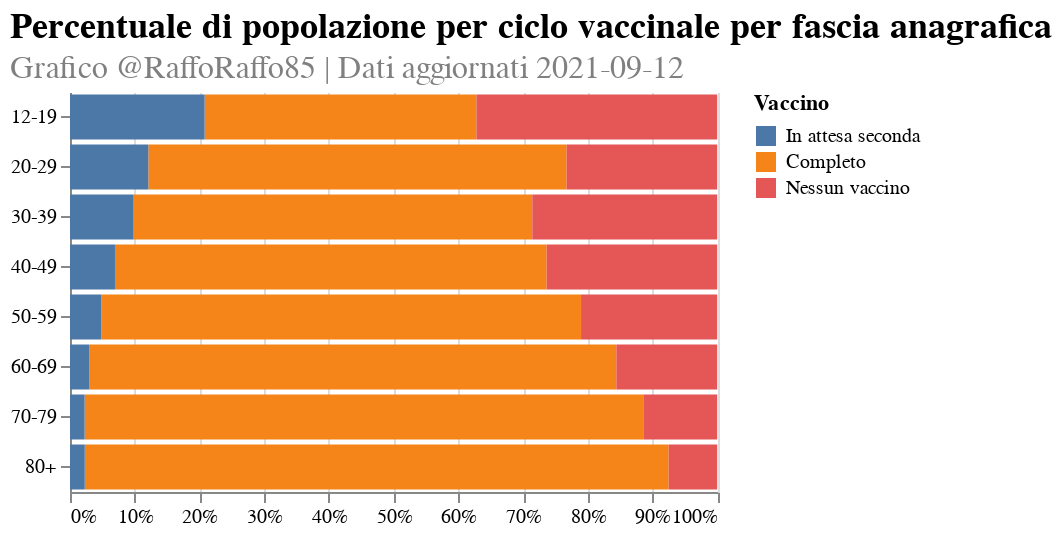

Notebook cell for this chart:
### Markdown cell above
# Share vaccinated by age overall

### Code cell
# Share vaccinated by age overall
str_rename = {'share_ciclo_completo': 'Completo', 'share_solo_prima': 'In attesa seconda', 'share_missing': 'Nessun vaccino'}.get
order_rename = {'share_ciclo_completo': 1, 'share_solo_prima': 0, 'share_missing': 2}.get
plt_share_vacc_overall_df = (
    regional_age_df
    .groupby('fascia_anagrafica')
    [['ciclo_completo', 'solo_prima', 'in_attesa_seconda', 'totale_popolazione']]
    .sum()
    .reset_index()
    .assign(share_solo_prima=lambda x: x.in_attesa_seconda/x.totale_popolazione)
    .assign(share_ciclo_completo=lambda x: x.ciclo_completo/x.totale_popolazione)
    .assign(share_missing=lambda x: 1 - x.share_solo_prima - x.share_ciclo_completo)
    .melt(
        id_vars=['fascia_anagrafica'],
        value_vars=['share_ciclo_completo', 'share_solo_prima', 'share_missing']
    )
    .assign(Vaccino=lambda x: x.variable.apply(str_rename))
    .assign(order=lambda x: x.variable.apply(order_rename))
)
plot_title = alt.TitleParams(
    "Percentuale di popolazione per ciclo vaccinale per fascia anagrafica",
    fontSize=18,
    subtitle=[FOOTNOTE],
    subtitleColor='grey', subtitleFontSize=16,
    align='left', anchor='start'
)
(
    alt.Chart(plt_share_vacc_overall_df, title=plot_title)
    .mark_bar()
    .encode(
        x=alt.X('value:Q', stack='zero', axis=alt.Axis(format='.0%'), title=''),
        y=alt.Y('fascia_anagrafica:N', title=''),
        color=alt.Color('Vaccino:N', sort=alt.EncodingSortField('order', order='ascending')),
        order='order',
        tooltip=[
            alt.Tooltip('fascia_anagrafica:N', title='Fascia anagrafica'),
            alt.Tooltip('Vaccino:N', title='Vaccino'),
            alt.Tooltip('value:Q', format='.1%', title='Popolazione vaccinata')
        ]
    )
    .properties(width=200*golden, height=200)
    .configure_view(strokeOpacity=0)
)

### Figure 1 — Vega-Lite specification as saved in the notebook (floating-point values rounded to 4 significant figures)
{"config": {"view": {"continuousWidth": 400, "continuousHeight": 300, "strokeOpacity": 0}}, "data": {"name": "data-36e94545e4ef373efcb05ffadacb205d"}, "mark": "bar", "encoding": {"color": {"type": "nominal", "field": "Vaccino", "sort": {"field": "order", "order": "ascending"}}, "order": {"type": "quantitative", "field": "order"}, "tooltip": [{"type": "nominal", "field": "fascia_anagrafica", "title": "Fascia anagrafica"}, {"type": "nominal", "field": "Vaccino", "title": "Vaccino"}, {"type": "quantitative", "field": "value", "format": ".1%", "title": "Popolazione vaccinata"}], "x": {"type": "quantitative", "axis": {"format": ".0%"}, "field": "value", "stack": "zero", "title": ""}, "y": {"type": "nominal", "field": "fascia_anagrafica", "title": ""}}, "height": 200, "title": {"text": "Percentuale di popolazione per ciclo vaccinale per fascia anagrafica", "align": "left", "anchor": "start", "fontSize": 18, "subtitle": ["Grafico @RaffoRaffo85 | Dati aggiornati 2021-09-12"], "subtitleColor": "grey", "subtitleFontSize": 16}, "width": 323.6, "$schema": "https://vega.github.io/schema/vega-lite/v4.8.1.json", "datasets": {"data-36e94545e4ef373efcb05ffadacb205d": [{"fascia_anagrafica": "12-19", "variable": "share_ciclo_completo", "value": 0.42, "Vaccino": "Completo", "order": 1}, {"fascia_anagrafica": "20-29", "variable": "share_ciclo_completo", "value": 0.6462, "Vaccino": "Completo", "order": 1}, {"fascia_anagrafica": "30-39", "variable": "share_ciclo_completo", "value": 0.616, "Vaccino": "Completo", "order": 1}, {"fascia_anagrafica": "40-49", "variable": "share_ciclo_completo", "value": 0.6669, "Vaccino": "Completo", "order": 1}, {"fascia_anagrafica": "50-59", "variable": "share_ciclo_completo", "value": 0.7413, "Vaccino": "Completo", "order": 1}, {"fascia_anagrafica": "60-69", "variable": "share_ciclo_completo", "value": 0.814, "Vaccino": "Completo", "order": 1}, {"fascia_anagrafica": "70-79", "variable": "share_ciclo_completo", "value": 0.8632, "Vaccino": "Completo", "order": 1}, {"fascia_anagrafica": "80+", "variable": "share_ciclo_completo", "value": 0.9021, "Vaccino": "Completo", "order": 1}, {"fascia_anagrafica": "12-19", "variable": "share_solo_prima", "value": 0.208, "Vaccino": "In attesa seconda", "order": 0}, {"fascia_anagrafica": "20-29", "variable": "share_solo_prima", "value": 0.1211, "Vaccino": "In attesa seconda", "order": 0}, {"fascia_anagrafica": "30-39", "variable": "share_solo_prima", "value": 0.09828, "Vaccino": "In attesa seconda", "order": 0}, {"fascia_anagrafica": "40-49", "variable": "share_solo_prima", "value": 0.06949, "Vaccino": "In attesa seconda", "order": 0}, {"fascia_anagrafica": "50-59", "variable": "share_solo_prima", "value": 0.04833, "Vaccino": "In attesa seconda", "order": 0}, {"fascia_anagrafica": "60-69", "variable": "share_solo_prima", "value": 0.0301, "Vaccino": "In attesa seconda", "order": 0}, {"fascia_anagrafica": "70-79", "variable": "share_solo_prima", "value": 0.0226, "Vaccino": "In attesa seconda", "order": 0}, {"fascia_anagrafica": "80+", "variable": "share_solo_prima", "value": 0.02282, "Vaccino": "In attesa seconda", "order": 0}, {"fascia_anagrafica": "12-19", "variable": "share_missing", "value": 0.372, "Vaccino": "Nessun vaccino", "order": 2}, {"fascia_anagrafica": "20-29", "variable": "share_missing", "value": 0.2328, "Vaccino": "Nessun vaccino", "order": 2}, {"fascia_anagrafica": "30-39", "variable": "share_missing", "value": 0.2857, "Vaccino": "Nessun vaccino", "order": 2}, {"fascia_anagrafica": "40-49", "variable": "share_missing", "value": 0.2636, "Vaccino": "Nessun vaccino", "order": 2}, {"fascia_anagrafica": "50-59", "variable": "share_missing", "value": 0.2104, "Vaccino": "Nessun vaccino", "order": 2}, {"fascia_anagrafica": "60-69", "variable": "share_missing", "value": 0.1559, "Vaccino": "Nessun vaccino", "order": 2}, {"fascia_anagrafica": "70-79", "variable": "share_missing", "value": 0.1142, "Vaccino": "Nessun vaccino", "order": 2}, {"fascia_anagrafica": "80+", "variable": "share_missing", "value": 0.07505, "Vaccino": "Nessun vaccino", "order": 2}]}}
